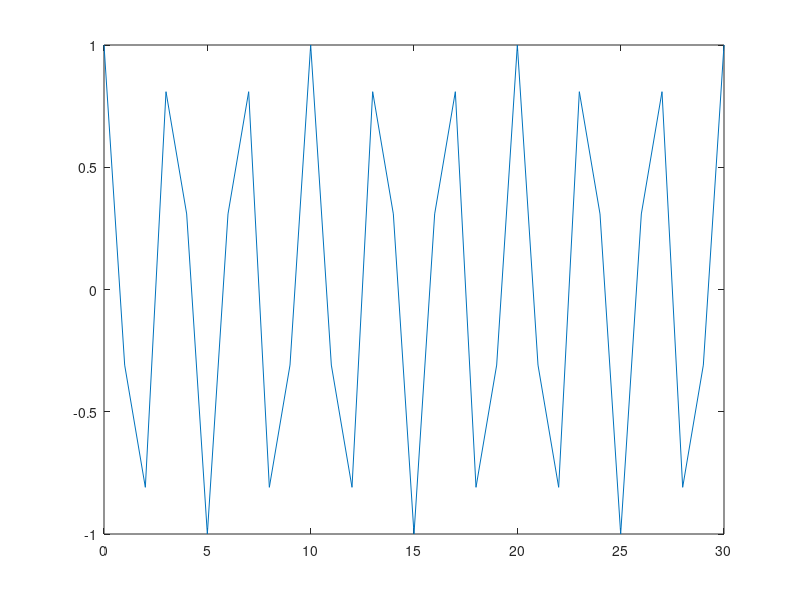

Write MATLAB code to recreate this figure. (Note: this script raises an error after producing the figure.)
close all
clear all

n = 0:30;
fs = 10;
xx = cos(2*pi*3/fs*n);

figure(1),plot(n,xx)

window = Hann_window(16);
Noverlap = 10;
Nfft = 1024;

[S,F,T] = SPECTROGRAM(xx,window,Noverlap,Nfft,fs);

figure(2),plot(abs(S))

figure(3),imagesc(T,F,abs(S))

figure(4),freqz(xx,1,-pi:pi/100:pi)